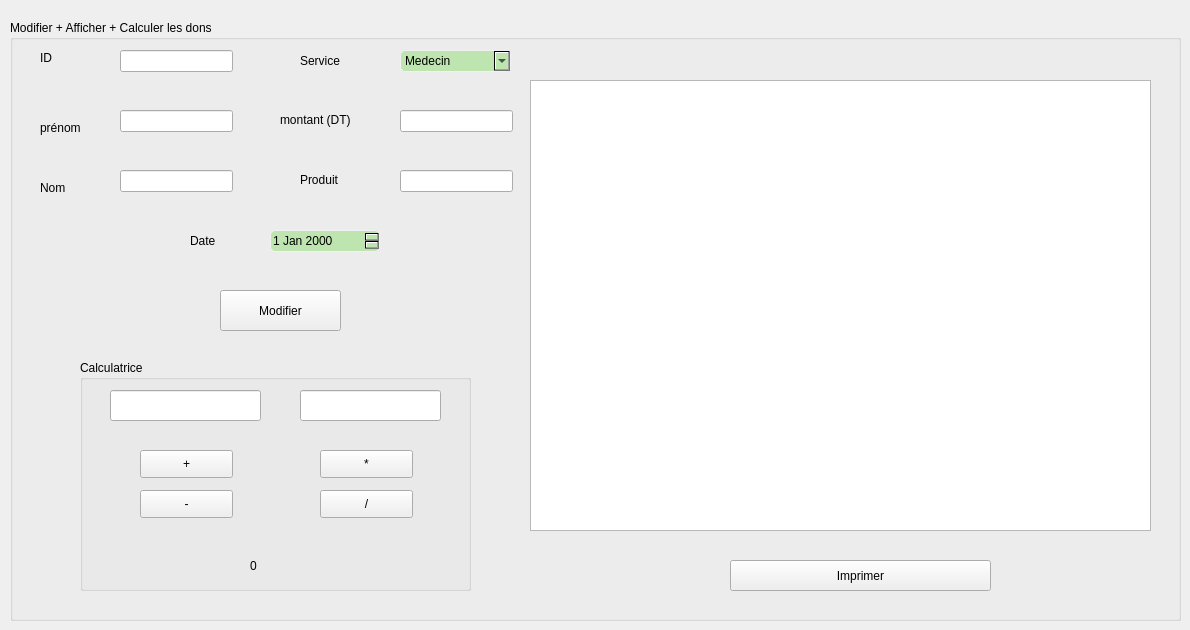
      <widget class="QWidget" name="page_10">
       <widget class="QGroupBox" name="groupBox_3">
        <property name="geometry">
         <rect>
          <x>10</x>
          <y>20</y>
          <width>1171</width>
          <height>601</height>
         </rect>
        </property>
        <property name="title">
         <string>Modifier + Afficher + Calculer les dons</string>
        </property>
        <widget class="QLabel" name="label_12">
         <property name="geometry">
          <rect>
           <x>30</x>
           <y>100</y>
           <width>56</width>
           <height>16</height>
          </rect>
         </property>
         <property name="text">
          <string>prénom</string>
         </property>
        </widget>
        <widget class="QLabel" name="label_13">
         <property name="geometry">
          <rect>
           <x>30</x>
           <y>30</y>
           <width>56</width>
           <height>16</height>
          </rect>
         </property>
         <property name="text">
          <string>ID</string>
         </property>
        </widget>
        <widget class="QLabel" name="label_14">
         <property name="geometry">
          <rect>
           <x>30</x>
           <y>160</y>
           <width>56</width>
           <height>16</height>
          </rect>
         </property>
         <property name="text">
          <string>Nom</string>
         </property>
        </widget>
        <widget class="QLineEdit" name="le_prenom_2">
         <property name="geometry">
          <rect>
           <x>110</x>
           <y>90</y>
           <width>113</width>
           <height>22</height>
          </rect>
         </property>
        </widget>
        <widget class="QLineEdit" name="le_nom_2">
         <property name="geometry">
          <rect>
           <x>110</x>
           <y>150</y>
           <width>113</width>
           <height>22</height>
          </rect>
         </property>
        </widget>
        <widget class="QLineEdit" name="le_cin_2">
         <property name="geometry">
          <rect>
           <x>110</x>
           <y>30</y>
           <width>113</width>
           <height>22</height>
          </rect>
         </property>
        </widget>
        <widget class="QTableView" name="tab_dons">
         <property name="geometry">
          <rect>
           <x>520</x>
           <y>60</y>
           <width>621</width>
           <height>451</height>
          </rect>
         </property>
        </widget>
        <widget class="QPushButton" name="pb_modifier">
         <property name="geometry">
          <rect>
           <x>210</x>
           <y>270</y>
           <width>121</width>
           <height>41</height>
          </rect>
         </property>
         <property name="text">
          <string>Modifier</string>
         </property>
        </widget>
        <widget class="QPushButton" name="imprimer">
         <property name="geometry">
          <rect>
           <x>720</x>
           <y>540</y>
           <width>261</width>
           <height>31</height>
          </rect>
         </property>
         <property name="text">
          <string>Imprimer</string>
         </property>
        </widget>
        <widget class="QLineEdit" name="le_produit_2">
         <property name="geometry">
          <rect>
           <x>390</x>
           <y>150</y>
           <width>113</width>
           <height>22</height>
          </rect>
         </property>
        </widget>
        <widget class="QLabel" name="label_15">
         <property name="geometry">
          <rect>
           <x>270</x>
           <y>90</y>
           <width>81</width>
           <height>20</height>
          </rect>
         </property>
         <property name="text">
          <string>montant (DT)</string>
         </property>
        </widget>
        <widget class="QComboBox" name="combo_modif">
         <property name="geometry">
          <rect>
           <x>390</x>
           <y>30</y>
           <width>111</width>
           <height>22</height>
          </rect>
         </property>
         <property name="styleSheet">
          <string notr="true"> background-color: QLinearGradient( x1: 0, y1: 0, x2: 0, y2: 1, stop: 0 #BEE5B0, stop: 0 #BEE5B0, stop: 1 #BEE5B0);
    border-style: solid;
    border: 1px solid #f1f1f1;
    border-radius: 5;</string>
         </property>
         <item>
          <property name="text">
           <string>Medecin</string>
          </property>
         </item>
         <item>
          <property name="text">
           <string>Enseignant</string>
          </property>
         </item>
         <item>
          <property name="text">
           <string>Benevole</string>
          </property>
         </item>
        </widget>
        <widget class="QLineEdit" name="le_montant_2">
         <property name="geometry">
          <rect>
           <x>390</x>
           <y>90</y>
           <width>113</width>
           <height>22</height>
          </rect>
         </property>
        </widget>
        <widget class="QLabel" name="label_16">
         <property name="geometry">
          <rect>
           <x>290</x>
           <y>30</y>
           <width>56</width>
           <height>21</height>
          </rect>
         </property>
         <property name="text">
          <string>Service</string>
         </property>
        </widget>
        <widget class="QLabel" name="label_17">
         <property name="geometry">
          <rect>
           <x>290</x>
           <y>150</y>
           <width>71</width>
           <height>20</height>
          </rect>
         </property>
         <property name="text">
          <string>Produit</string>
         </property>
        </widget>
        <widget class="QGroupBox" name="groupBox_5">
         <property name="geometry">
          <rect>
           <x>70</x>
           <y>340</y>
           <width>391</width>
           <height>231</height>
          </rect>
         </property>
         <property name="styleSheet">
          <string notr="true"/>
         </property>
         <property name="title">
          <string>Calculatrice</string>
         </property>
         <widget class="QLineEdit" name="num1">
          <property name="geometry">
           <rect>
            <x>30</x>
            <y>30</y>
            <width>151</width>
            <height>31</height>
           </rect>
          </property>
         </widget>
         <widget class="QLineEdit" name="num2">
          <property name="geometry">
           <rect>
            <x>220</x>
            <y>30</y>
            <width>141</width>
            <height>31</height>
           </rect>
          </property>
         </widget>
         <widget class="QLabel" name="result">
          <property name="geometry">
           <rect>
            <x>170</x>
            <y>190</y>
            <width>171</width>
            <height>31</height>
           </rect>
          </property>
          <property name="styleSheet">
           <string notr="true">
font: 16pt &quot;MS Shell Dlg 2&quot;;</string>
          </property>
          <property name="text">
           <string>0</string>
          </property>
         </widget>
         <widget class="QPushButton" name="divide">
          <property name="geometry">
           <rect>
            <x>240</x>
            <y>130</y>
            <width>93</width>
            <height>28</height>
           </rect>
          </property>
          <property name="text">
           <string>/</string>
          </property>
         </widget>
         <widget class="QPushButton" name="multiply">
          <property name="geometry">
           <rect>
            <x>240</x>
            <y>90</y>
            <width>93</width>
            <height>28</height>
           </rect>
          </property>
          <property name="text">
           <string>*</string>
          </property>
         </widget>
         <widget class="QPushButton" name="Minusvutton">
          <property name="geometry">
           <rect>
            <x>60</x>
            <y>130</y>
            <width>93</width>
            <height>28</height>
           </rect>
          </property>
          <property name="text">
           <string>-</string>
          </property>
         </widget>
         <widget class="QPushButton" name="addbutton">
          <property name="geometry">
           <rect>
            <x>60</x>
            <y>90</y>
            <width>93</width>
            <height>28</height>
           </rect>
          </property>
          <property name="text">
           <string>+</string>
          </property>
         </widget>
        </widget>
        <widget class="QLabel" name="label_22">
         <property name="geometry">
          <rect>
           <x>180</x>
           <y>210</y>
           <width>56</width>
           <height>21</height>
          </rect>
         </property>
         <property name="text">
          <string>Date</string>
         </property>
        </widget>
        <widget class="QDateEdit" name="le_date_2">
         <property name="geometry">
          <rect>
           <x>260</x>
           <y>210</y>
           <width>110</width>
           <height>22</height>
          </rect>
         </property>
         <property name="styleSheet">
          <string notr="true"> background-color: QLinearGradient( x1: 0, y1: 0, x2: 0, y2: 1, stop: 0 #BEE5B0, stop: 0 #BEE5B0, stop: 1 #BEE5B0);
    border-style: solid;
    border: 1px solid #f1f1f1;
    border-radius: 5;</string>
         </property>
        </widget>
        <zorder>label_15</zorder>
        <zorder>label_16</zorder>
        <zorder>label_17</zorder>
        <zorder>label_14</zorder>
        <zorder>le_prenom_2</zorder>
        <zorder>le_nom_2</zorder>
        <zorder>le_cin_2</zorder>
        <zorder>tab_dons</zorder>
        <zorder>pb_modifier</zorder>
        <zorder>imprimer</zorder>
        <zorder>le_produit_2</zorder>
        <zorder>label_12</zorder>
        <zorder>combo_modif</zorder>
        <zorder>le_montant_2</zorder>
        <zorder>label_13</zorder>
        <zorder>groupBox_5</zorder>
        <zorder>label_22</zorder>
        <zorder>le_date_2</zorder>
       </widget>
      </widget>
